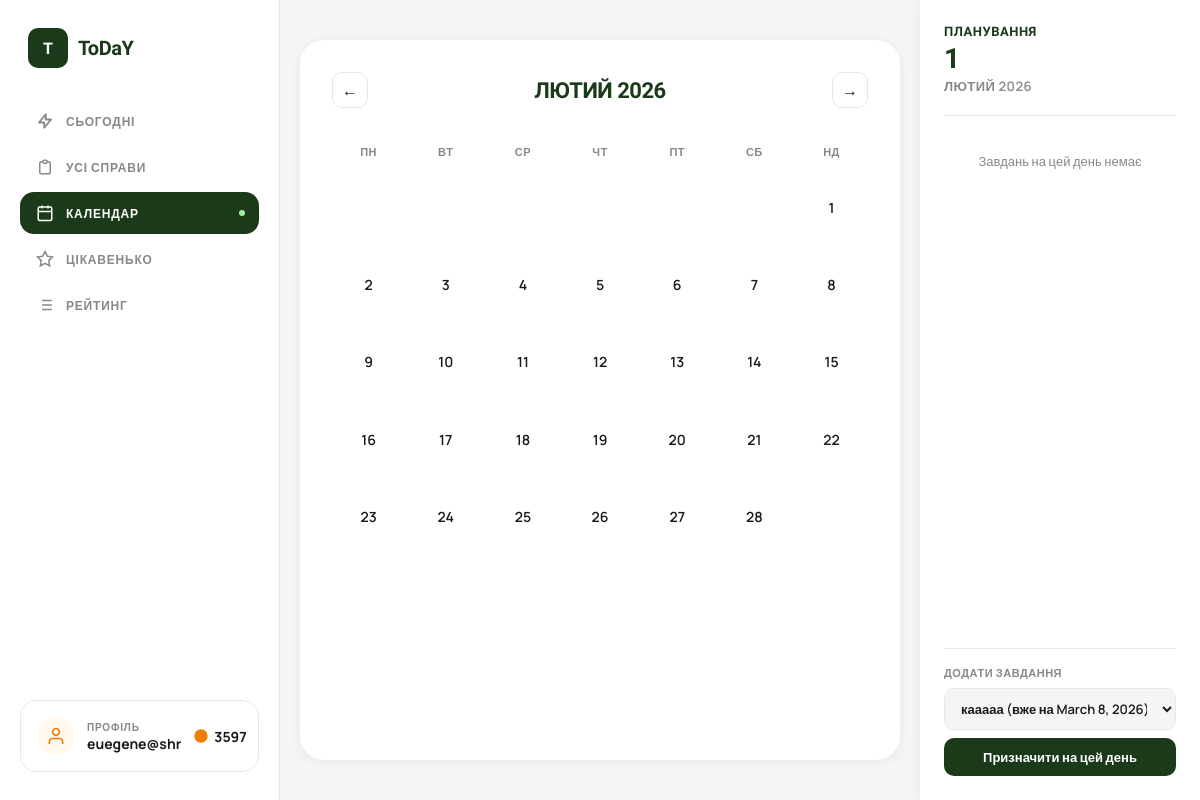
The page /calendar/?year=2026&month=2&date=2026-03-01 (signed in) on the database as committed earlier.
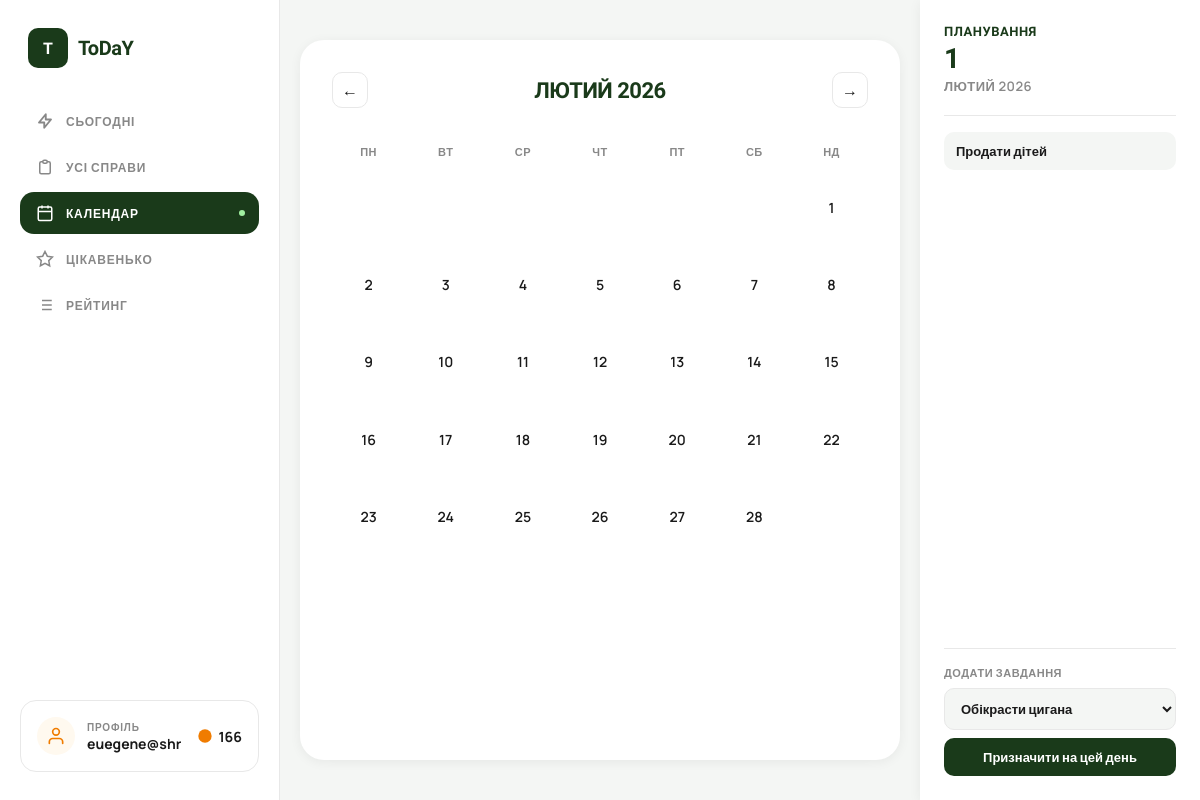
The same page on the database as committed later.
### users/models.py (models this page shows)
class User(AbstractUser):
    email = models.EmailField(unique=True)
    total_points = models.IntegerField(default=0)
    coins = models.IntegerField(default=100)  # added this for coin sysytem
    USERNAME_FIELD = "email"
    REQUIRED_FIELDS = ['username']

### tasks/models.py (models this page shows, shortened)
class Task(models.Model):
    user = models.ForeignKey(User, on_delete=models.CASCADE)
    title = models.CharField(max_length=255)
    category = models.ForeignKey(Category, null=True, blank=True, on_delete=models.SET_NULL)
    planned_date = models.DateField(
        default=timezone.localdate,
        null=True,
        blank=True
    )
    is_for_today = models.BooleanField(default=False)
    deadline_time = models.TimeField(default="23:59") # Непотрібен
    estimated_hours = models.FloatField(default=1)
    is_completed = models.BooleanField(default=False)
    order = models.IntegerField(default=0)
    created_at = models.DateTimeField(auto_now_add=True)
    completed_at = models.DateTimeField(null=True, blank=True)

### myapp/views.py (the view, shortened to what this page needs)
# urls.py: path('calendar/', calendar, name='calendar'),
@login_required
def calendar(request):
    today = date.today()
    year = int(request.GET.get('year', today.year))
    month = int(request.GET.get('month', today.month))
    selected_date_str = request.GET.get('date')
    if not selected_date_str:
        return redirect(f'/calendar/?year={today.year}&month={today.month}&date={today}')
    selected_date = None
    day_tasks = []
    try:
        selected_date = date.fromisoformat(selected_date_str)
        if selected_date == today:
            day_tasks = Task.objects.filter(
                user=request.user,
                is_completed=False
            ).filter(
                Q(is_for_today=True) | Q(planned_date=selected_date)
            )
        else:
            day_tasks = Task.objects.filter(
                user=request.user,
                planned_date=selected_date,
                is_completed=False
            )
    except ValueError:
        pass
    cal_matrix = cal.monthcalendar(year, month)
    if selected_date:
        if selected_date == today:
            all_tasks = Task.objects.filter(
                user=request.user,
                is_completed=False
            ).exclude(
                Q(is_for_today=True) | Q(planned_date=selected_date)
            )
        else:
            all_tasks = Task.objects.filter(
                user=request.user,
                is_completed=False
            ).exclude(planned_date=selected_date)
    else:
        all_tasks = Task.objects.filter(user=request.user, is_completed=False)
    busy_dates = set(
        Task.objects.filter(
            user=request.user,
            is_completed=False,
            planned_date__year=year,
            planned_date__month=month,
            planned_date__isnull=False
        ).values_list('planned_date__day', flat=True)
    )
    prev_month = month - 1 if month > 1 else 12
    prev_year = year if month > 1 else year - 1
    next_month = month + 1 if month < 12 else 1
    next_year = year if month < 12 else year + 1
    MONTHS_UK = ['','СІЧЕНЬ','ЛЮТИЙ','БЕРЕЗЕНЬ','КВІТЕНЬ','ТРАВЕНЬ','ЧЕРВЕНЬ',
                 'ЛИПЕНЬ','СЕРПЕНЬ','ВЕРЕСЕНЬ','ЖОВТЕНЬ','ЛИСТОПАД','ГРУДЕНЬ']
    return render(request, 'myapp/calendar.html', {
        'cal_matrix': cal_matrix,
        'year': year,
        'month': month,
        'month_name': MONTHS_UK[month],
        'selected_date': selected_date,
        'selected_date_str': selected_date_str,
        'day_tasks': day_tasks,
        'all_tasks': all_tasks,
        'busy_dates': busy_dates,
        'prev_month': prev_month,
        'prev_year': prev_year,
        'next_month': next_month,
        'next_year': next_year,
        'today': today,
        'day_names': ['ПН','ВТ','СР','ЧТ','ПТ','СБ','НД'],
    })

### myapp/templates/myapp/calendar.html (shortened to what the changed rows need)
{% load static %}
<!DOCTYPE html>
<html lang="uk">
<head>
<link rel="stylesheet" href="{% static 'myapp/css/menu.css' %}">
</head>
<body>
    <aside class="sidebar">
    <a href="{% url 'myapp:profile' %}" class="profile-card" style="text-decoration: none; color: inherit; display: flex;">
        <div class="profile-avatar">
        <svg width="20" height="20" fill="none" viewBox="0 0 24 24" stroke="currentColor" stroke-width="2">
            <path stroke-linecap="round" stroke-linejoin="round" d="M20 21v-2a4 4 0 00-4-4H8a4 4 0 00-4 4v2"/>
            <circle cx="12" cy="7" r="4"/>
        </svg>
        </div>
        <div class="profile-info">
        <div class="profile-label">Профіль</div>
        <div class="profile-name">{{ request.user.username }}</div>
        </div>
        <div class="coins">
        <svg width="16" height="16" fill="currentColor" viewBox="0 0 24 24" style="color:var(--orange)">
            <circle cx="12" cy="12" r="10"/>
        </svg>
        {{ request.user.coins|default:0 }}
        </div>
    </a>
    </aside>
<div class="cal-main">
  <div class="cal-grid">
    {% for name in day_names %}
      <div class="cal-day-name">{{ name }}</div>
    {% endfor %}
    {% for week in cal_matrix %}
      {% for day in week %}
        {% if day == 0 %}
          <div class="cal-day empty"></div>
        {% else %}
          <a href="?year={{ year }}&month={{ month }}&date={{ year }}-{{ month|stringformat:'02d' }}-{{ day|stringformat:'02d' }}"
             class="cal-day
             {% if today.day == day and today.month == month and today.year == year %}today{% endif %}">
            {{ day }}
          </a>
        {% endif %}
      {% endfor %}
    {% endfor %}
  </div>
</div>
<div class="cal-sidebar">
  <div class="plan-card">
    <div class="plan-title">ПЛАНУВАННЯ</div>
    {% if selected_date %}
      <div class="plan-selected-date">{{ selected_date.day }}</div>
      <div class="plan-selected-month">{{ month_name }} {{ year }}</div>
      <div class="plan-divider"></div>
      {% if day_tasks %}
        {% for task in day_tasks %}
          <div class="task-item" style="display: flex; align-items: center; justify-content: space-between;">
            {{ task.title }}
          </div>
        {% endfor %}
      {% else %}
        <div class="plan-empty">Завдань на цей день немає</div>
      {% endif %}
      {% if all_tasks %}
        <div class="assign-form">
          <div class="assign-label">Додати завдання</div>
          <form method="POST" action="{% url 'tasks:assign_to_date' %}">
            <select name="task_id_select">
              {% for task in all_tasks %}
                <option value="{{ task.id }}">
                  {{ task.title }}{% if task.planned_date == today %} (вже на сьогодні){% elif task.is_for_today and not task.planned_date %} (вже на сьогодні){% elif task.planned_date %} (вже на {{ task.planned_date }}){% endif %}
                </option>
              {% endfor %}
            </select>
            <button type="submit" class="assign-btn">Призначити на цей день</button>
          </form>
        </div>
      {% endif %}
    {% else %}
      <div class="plan-subtitle">Оберіть день</div>
      <div class="plan-empty">Натисніть на день щоб обрати</div>
    {% endif %}
  </div>
</div>
</body>
</html>

Rows that differ between the two databases and show on the page:
changed User "euegene@shr": user.coins "3597" → "166"
now on this page (row edited): Task: title "Продати дітей"
Other text that changed with them:
form field task_id_select: "кааааа (вже на March 8, 2026)" → "Обікрасти цигана"
text no longer shown: "Завдань на цей день немає"
